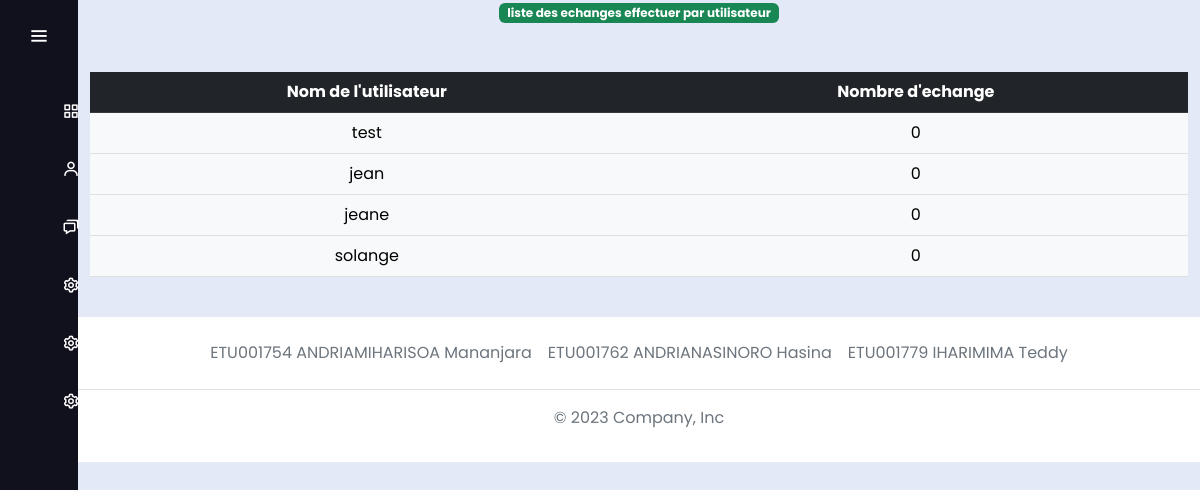
The app's page /index.php/login/echangeEff with its own data.
### tables this page shows
create table user(
    iduser INT PRIMARY KEY AUTO_INCREMENT,
    nom VARCHAR(255),
    mdp VARCHAR(255)
);

### application/controllers/Login.php (called while the page is built, shortened)
<?php
class Login extends CI_Controller {
public function echangeEff(){
	$this->load->model('Model_model');
		$data=$this->Model_model->count_Inscrit();
		$ded = $this->Model_model->get_info_user();
		for ($i = 0; $i < count($ded); $i++) {
			$isany[$i] = $this->Model_model->count_Echange($ded[$i]['iduser']);
		}
		$bigdata['all'] = $data;
		$bigdata['use'] = $ded;
		$bigdata['isany'] = $isany;
		$this->load->view('echangeEffectuer',$bigdata);
}
}

### index.php (called while the page is built, shortened)
<?php
require_once BASEPATH.'core/CodeIgniter.php';

### application/models/Model_model.php (called while the page is built, shortened)
<?php
class Model_model extends CI_Model{
public function count_Echange($iduser){
    $sql = $this->db->query("select confirmation from demande where idsend = ".$iduser." and confirmation = 'true'");
    $tab = array();
    $i = 0;
    $isa = count($tab);
    return  $isa;
}
public function get_info_user(){
    $query = $this->db->query("select * from user");
    $tab = array();
    $i = 0;
    foreach($query->result_array() as $row){
        $tab[$i]['nom'] = $row['nom'];
        $tab[$i]['iduser'] = $row['iduser'];
        $tab[$i]['mdp'] = $row['mdp'];
        $i++;
    }
    return $tab;
}
}
?>

### application/views/echangeEffectuer.php (the view, shortened to what this page needs)
<!DOCTYPE html>
<html lang="en" dir="ltr">
  <head>
    <link rel="stylesheet" href="styleMenu.css">
   </head>
   <link href="<?php echo site_url('assets/dist/css/bootstrap.min.css'); ?>" rel="stylesheet">
   <link href='https://unpkg.com/boxicons@2.0.7/css/boxicons.min.css' rel='stylesheet'>
   <link href="<?php echo site_url('assets/style/headers.css');?>" rel="stylesheet">
   <link rel="stylesheet" href="<?php echo site_url('assets/fontawesome-5/css/all.css'); ?>">
   <link href='https://unpkg.com/boxicons@2.0.7/css/boxicons.min.css' rel='stylesheet'>
<link rel="stylesheet" href="<?php echo site_url('assets/css/styleAcceuil.css');?>">
<link rel="stylesheet" href="<?php echo site_url('assets/css/styleMenu.css'); ?>" />
<body>
<div class="sidebar">
    <div class="logo-details">
      <a style="text-decoration: none;" href="<?php echo site_url('Login/acceuil/'.$_SESSION['iduser']); ?>"><div class="logo_name">Takalo</div></a>
        <i class='bx bx-menu' id="btn" ></i>
    </div>
    <ul class="nav-list">
      <li>
        <a href="<?php echo site_url('Login/autre/'.$_SESSION['iduser']); ?>">
          <i class='bx bx-grid-alt'></i>
        </a>
      </li>
      <li>
      <a href="<?php echo site_url('Login/accept'); ?>">
         <i class='bx bx-user' ></i>
       </a>
     </li>
     <li>
       <a href="<?php echo site_url('Login/demandeobjet'); ?>">
         <i class='bx bx-chat' ></i>
       </a>
     </li>
     <li>
       <a href="<?php echo site_url('Login/historique'); ?>">
         <i class='bx bx-cog' ></i>
       </a>
     </li>
     <li>
       <a href="<?php echo site_url('Login/echangeEff'); ?>">
         <i class='bx bx-cog' ></i>
       </a>
     </li>
     <li>
       <a href="<?php echo site_url('Login/logout'); ?>">
         <i class='bx bx-cog' ></i>
       </a>
     </li>
    </ul>
  </div>
  <section class="home-section">
    <div class="container"style="text-align: center;" >
    <span class="badge bg-success"> liste des echanges effectuer par utilisateur</span>
    <br>
    <br>
    <br>
    <div class="table-responsive" >
    <div class="text-center">
            <table class="table">
                <thead>
                    <tr class="table-dark">
                        <th>Nom de l'utilisateur</th>
                        <th>Nombre d'echange</th>
                    </tr>
                </thead>
                <tbody>
                  <?php for($i=0; $i < count($use); $i++) {
                    if($use[$i]['mdp'] != "admin"){
                    ?>
                    <tr class="table-light">
                        <td><?php echo $use[$i]['nom']; ?></td>
                        <td><?php echo $isany[$i]; ?></td>
                    </tr>
                    <?php }} ?>
                </tbody>
            </table>
    </div>
    </div>
    </div>
    <footer class="py-3 my-4" style="background-color: white;">
    <ul class="nav justify-content-center border-bottom pb-3 mb-3">
      <li class="nav-item"><a href="#" class="nav-link px-2 text-muted">ETU001754 ANDRIAMIHARISOA Mananjara </a></li>
      <li class="nav-item"><a href="#" class="nav-link px-2 text-muted">ETU001762 ANDRIANASINORO Hasina </a></li>
      <li class="nav-item"><a href="#" class="nav-link px-2 text-muted">ETU001779 IHARIMIMA Teddy</a></li>
    </ul>
    <p class="text-center text-muted">&copy; 2023 Company, Inc</p>
    </footer>
  </section>
</body>
</html>

### assets/css/styleMenu.css (style rules this page uses)
* { margin: 0; padding: 0; box-sizing: border-box; font-family: "Poppins" , sans-serif; }
.sidebar { position: fixed; left: 0; top: 0; height: 100%; width: 78px; background: #11101D; padding: 6px 14px; z-index: 99; transition: all 0.5s ease; }
.sidebar .logo-details { height: 60px; display: flex; align-items: center; position: relative; }
.sidebar .logo-details #btn { position: absolute; top: 50%; right: 0; transform: translateY(-50%); font-size: 22px; transition: all 0.4s ease; font-size: 23px; text-align: center; cursor: pointer; transition: all 0.5s ease; }
.sidebar i { color: #fff; height: 60px; min-width: 50px; font-size: 28px; text-align: center; line-height: 60px; }
.sidebar .nav-list { margin-top: 20px; height: 100%; }
.sidebar li { position: relative; margin: 8px 0; list-style: none; }
.sidebar li a { display: flex; height: 100%; width: 100%; border-radius: 12px; align-items: center; text-decoration: none; transition: all 0.4s ease; background: #11101D; }
.sidebar li i { height: 50px; line-height: 50px; font-size: 18px; border-radius: 12px; }
.home-section { position: relative; background: #E4E9F7; min-height: 100vh; top: 0; left: 78px; width: calc(100% - 78px); transition: all 0.5s ease; z-index: 2; }

### records on screen
user: nom "test", i "0"
user: nom "jean", i "0"
user: nom "jeane", i "0"
user: nom "solange", i "0"
